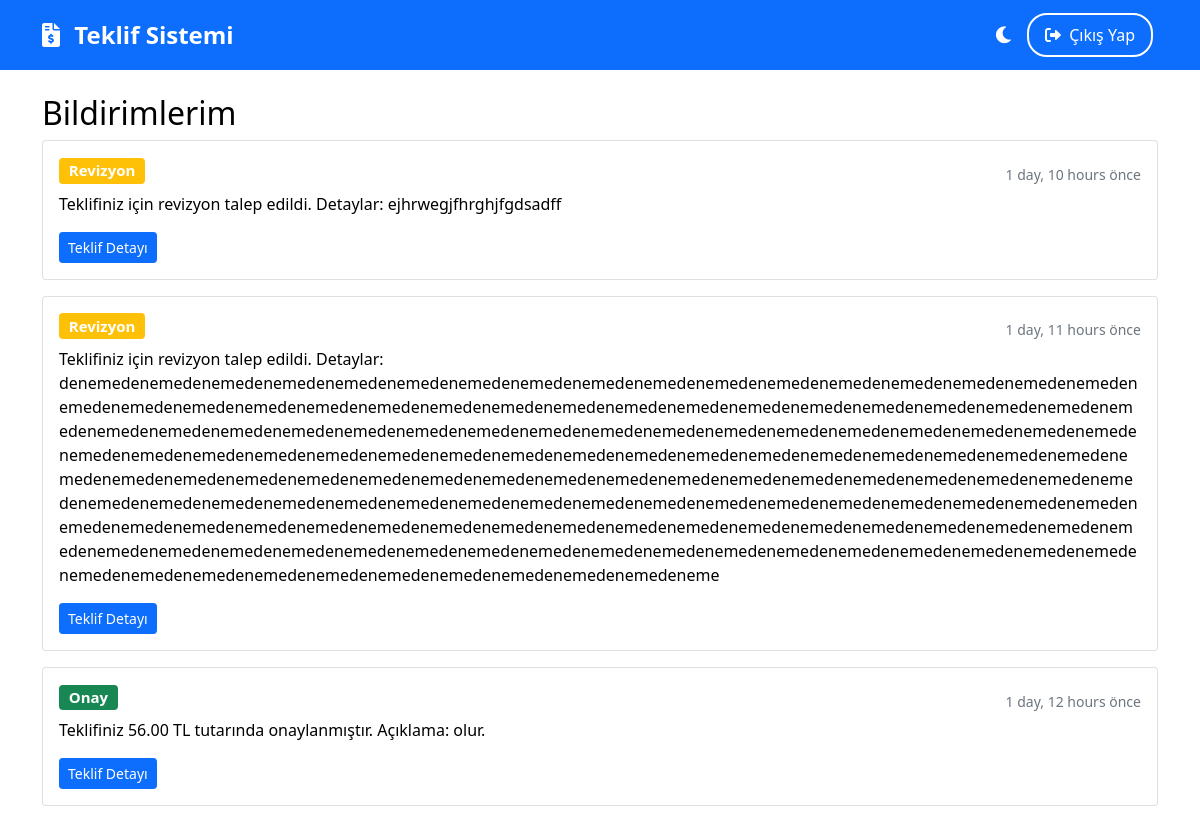
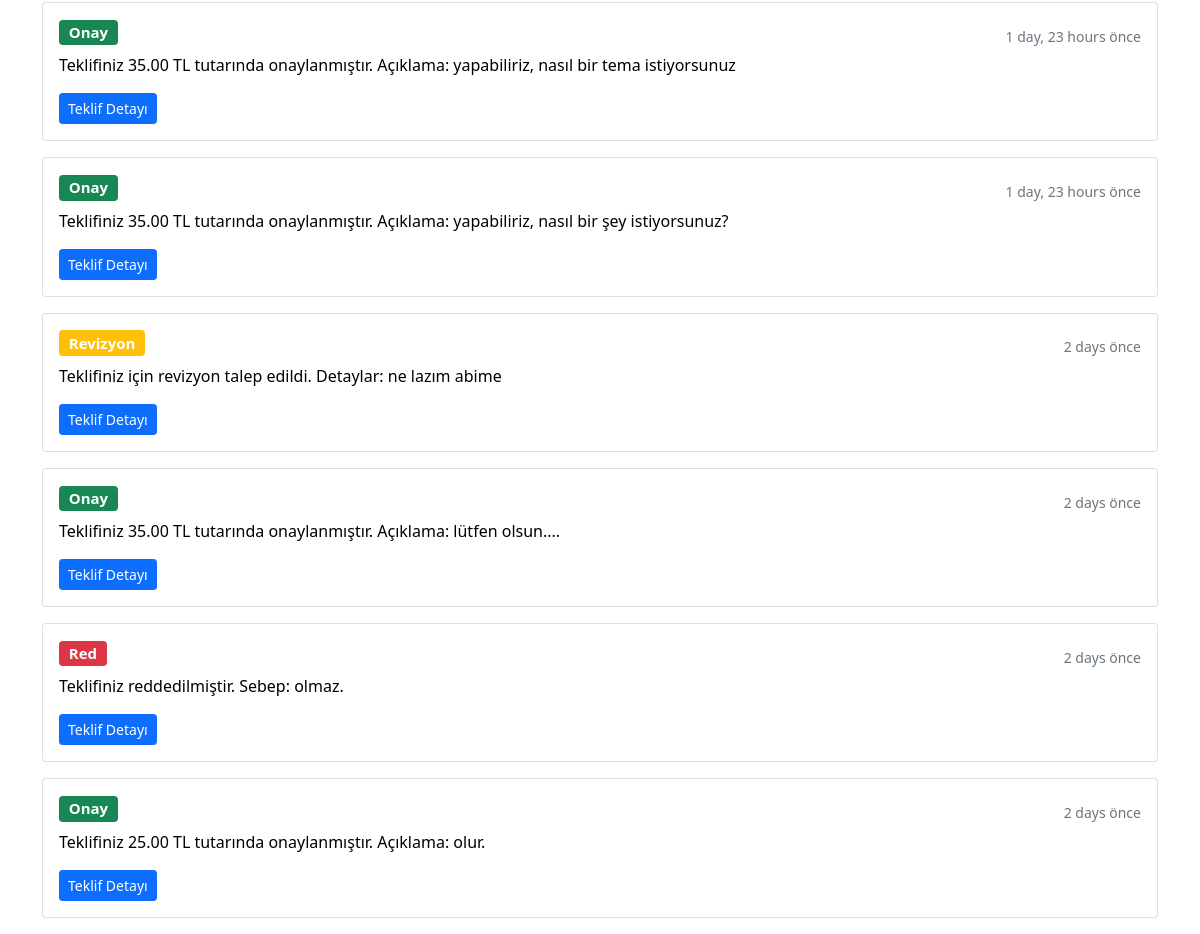
The app's page /bildirimler/ (signed in), older data (2 pictures, top to bottom).
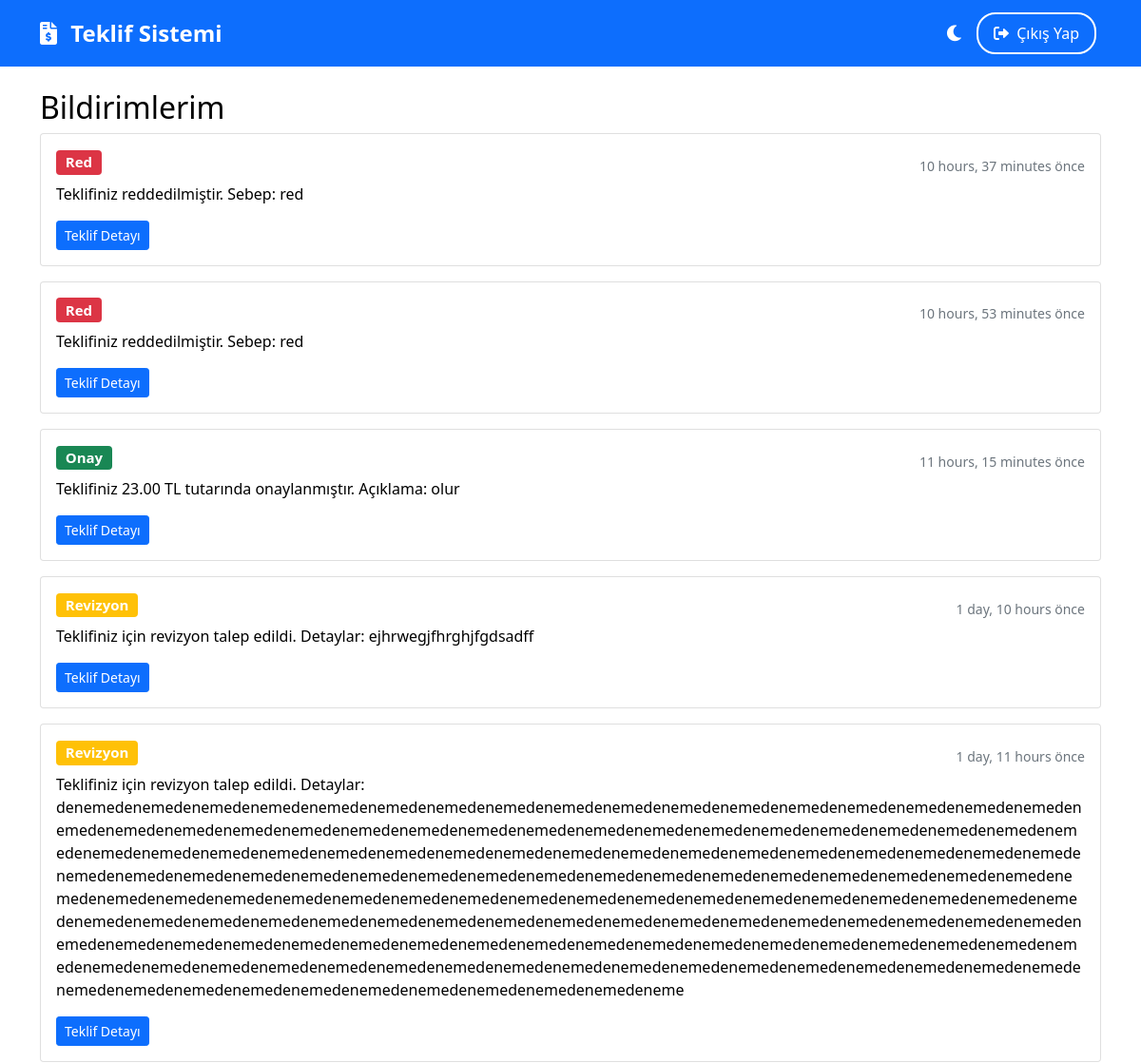
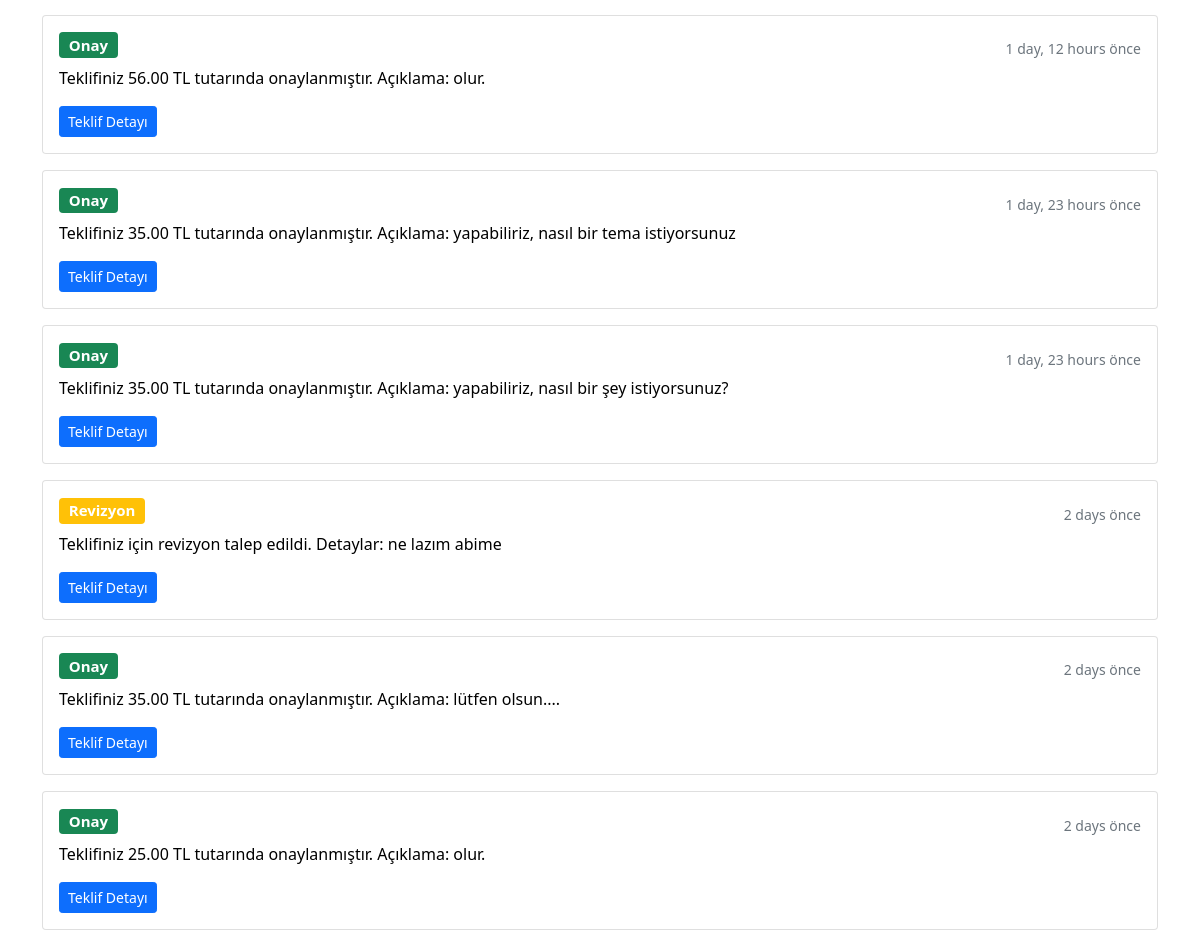
The same page, newer data (2 pictures, top to bottom).
### musteri/models.py (models this page shows, shortened)
class Bildirim(models.Model):
    BILDIRIM_TIPLERI = [
        ('ONAY', 'Onay'),
        ('RED', 'Red'),
        ('REVIZYON', 'Revizyon'),
    ]
    musteri = models.ForeignKey('Musteri', on_delete=models.CASCADE)
    teklif = models.ForeignKey('teklifler.Teklif', on_delete=models.CASCADE)
    tip = models.CharField(max_length=20, choices=BILDIRIM_TIPLERI)
    mesaj = models.TextField()
    okundu = models.BooleanField(default=False)
    created_at = models.DateTimeField(default=timezone.now)
    class Meta:
        ordering = ['-created_at']
        verbose_name = 'Bildirim'
        verbose_name_plural = 'Bildirimler'

### musteri/views.py (the view)
# urls.py: path('bildirimler/', bildirimler, name='bildirimler'),
@login_required
def bildirimler(request):
    try:
        musteri = request.user.musteri_set.first()
        if not musteri:
            return redirect('anasayfa')
        bildirimler = Bildirim.objects.filter(musteri=musteri, okundu=False)
        return render(request, 'musteri/bildirimler.html', {
            'bildirimler': bildirimler
        })
    except Exception as e:
        logger.error(f"Hata: {str(e)}")
        return JsonResponse({'error': 'Bir hata oluştu'}, status=500)

### templates/musteri/bildirimler.html
{% extends 'base.html' %}
{% block content %}
<div class="container mt-4">
    <h2>Bildirimlerim</h2>
    <div class="row">
        <div class="col-12">
            {% for bildirim in bildirimler %}
            <div class="card mb-3">
                <div class="card-body">
                    <div class="d-flex justify-content-between align-items-center">
                        <h5 class="card-title">
                            <span class="badge {% if bildirim.tip == 'ONAY' %}bg-success
                                           {% elif bildirim.tip == 'RED' %}bg-danger
                                           {% else %}bg-warning{% endif %}">
                                {{ bildirim.get_tip_display }}
                            </span>
                        </h5>
                        <small class="text-muted">{{ bildirim.created_at|timesince }} önce</small>
                    </div>
                    <p class="card-text">{{ bildirim.mesaj }}</p>
                    <a href="#" class="btn btn-sm btn-primary">Teklif Detayı</a>
                </div>
            </div>
            {% empty %}
            <div class="alert alert-info">
                Henüz okunmamış bildiriminiz bulunmuyor.
            </div>
            {% endfor %}
        </div>
    </div>
</div>
{% endblock %}

Row changes from the older to the newer data that the page shows:
removed Bildirim: tip "Red", created_at "2 days", mesaj "Teklifiniz reddedilmiştir. Sebep: olmaz."
added Bildirim: tip "Red", created_at "10 hours, 37 minutes", mesaj "Teklifiniz reddedilmiştir. Sebep: red"
added Bildirim: tip "Red", created_at "10 hours, 53 minutes", mesaj "Teklifiniz reddedilmiştir. Sebep: red"
added Bildirim: tip "Onay", created_at "11 hours, 15 minutes", mesaj "Teklifiniz 23.00 TL tutarında onaylanmıştır. Açıklama: olur"
